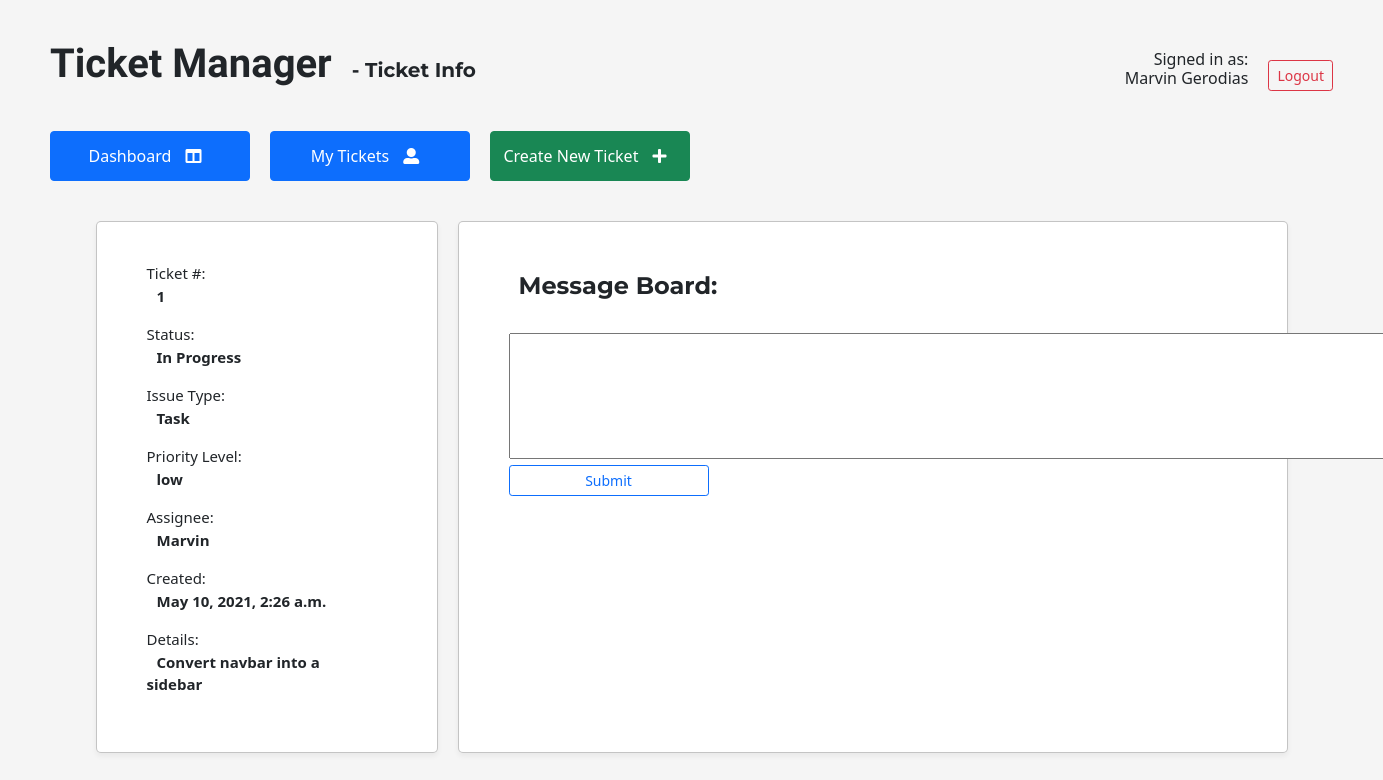
/ticket/1 (signed in), run on an earlier commit of the app's database.
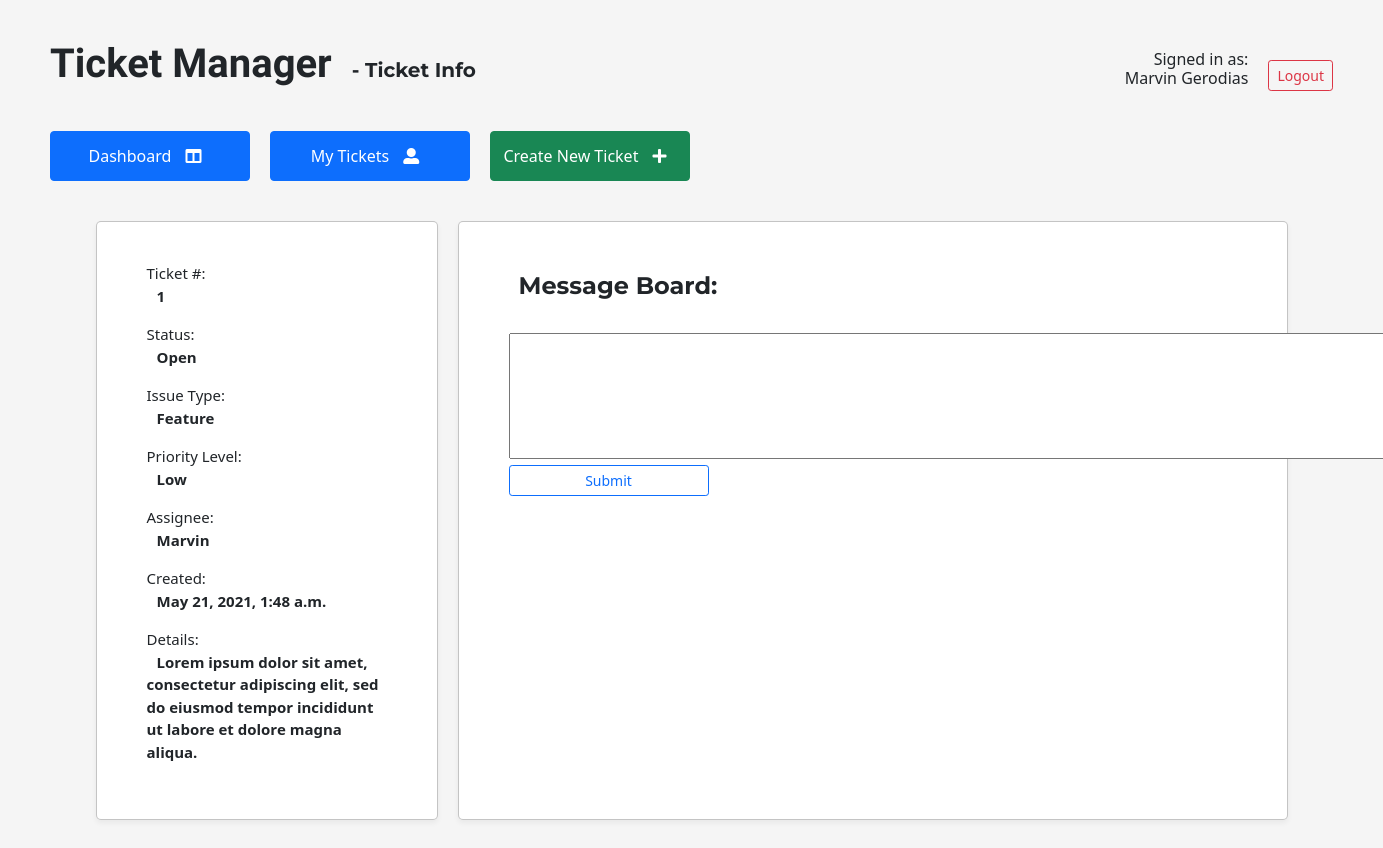
And on a later commit of the database.
### main/models.py (models this page shows)
class User(models.Model):
    fname = models.CharField(max_length=23)
    lname = models.CharField(max_length=23)
    email = models.EmailField(unique=True)
    password = models.CharField(max_length=255)
    created_at = models.DateTimeField(auto_now_add=True)
    updated_at = models.DateTimeField(auto_now=True)
    objects = UserManager()

class Ticket(models.Model):
    status = models.CharField(max_length=255)
    issue_type = models.CharField(max_length=255)
    comment = models.CharField(max_length=255)
    priority_level = models.CharField(max_length=255)
    assigned_to = models.ForeignKey(User, related_name="tickets", on_delete=models.CASCADE)
    created_at = models.DateTimeField(auto_now_add=True)
    updated_at = models.DateTimeField(auto_now=True)
    objects = TicketManager()

### main/views.py (the view)
# urls.py: path('ticket/<int:id>', views.ticket),
def ticket(request, id):
    ticket = Ticket.objects.get(id = id)
    user = User.objects.get(id = request.session['user_id'])
    context = {
        "ticket" : ticket,
        "myuser" : user,
        "chats" : Chat.objects.all().order_by('-id')
    }
    return render(request, 'ticket.html', context)

### main/templates/ticket.html (shortened to what this page needs)
<!DOCTYPE html>
<html>
    <head>
        {% load static %}
        <link rel="stylesheet" href="{% static 'css/style.css' %}">
        <link href="https://cdn.jsdelivr.net/npm/bootstrap@5.0.0/dist/css/bootstrap.min.css" rel="stylesheet">
        <link rel="stylesheet" href="https://use.fontawesome.com/releases/v5.7.0/css/all.css">
    </head>
    <body style="background-color: rgb(245, 245, 245);">
    <div style = "margin: 10px 0 10px 10px; display: flex;">
            <div class = "header" style="width: 100vw;">
                <div class = "title" style="display: flex; justify-content: space-between;">
                    <h1 style="font-weight: bold;">Ticket Manager <span style="font-family: Montserrat, sans-serif; font-size: 20px;">- Ticket Info</span></h1>
                    <div style="text-align: right; display: flex;">
                        <h6>Signed in as:<br/>{{myuser.fname}} {{myuser.lname}}</h6>
                        <a href="/logout"><button type="button" class="btn btn-outline-danger btn-sm">Logout</button></a>
                    </div>
                </div>
                <div class = "nav">
                    <a href="/dashboard"><button type="button" class="btn btn-primary" style="width: 200px">Dashboard <i class="fas fa-columns"></i></button></a>
                    <a href="/mytickets"><button type="button" class="btn btn-primary" style="width: 200px">My Tickets <i class="fas fa-user-alt"></i></button></a>
                    <a href="/newticket"><button type="button" class="btn btn-success" style="width: 200px">Create New Ticket <i class="fas fa-plus"></i></button></a>
                </div>
            </div>
        </div>
        <div class="ticketContainer">
            <div class="card" style="
            border: 1px solid rgba(146, 146, 146, 0.541);
            padding: 10px;
            border-radius: 5px;
            box-shadow: 0px 3px 5px 0.5px rgba(0, 0, 0, 0.048);
            ">
                <div class="ticketInfo">
                    <p>Ticket #: <br/><strong>{{ticket.id}}</strong></p>
                    <p>Status: <br/><strong>{{ticket.status}}</strong></p>
                    <p>Issue Type: <br/><strong>{{ticket.issue_type}}</strong></p>
                    <p>Priority Level: <br/><strong>{{ticket.priority_level}}</strong></p>
                    <p>Assignee: <br/><strong>{{ticket.assigned_to.fname}}</strong></p>
                    <p>Created: <br/><strong>{{ticket.created_at}}</strong></p>
                    <p>Details: <br/><strong>{{ticket.comment}}</strong></p>
                </div>
            </div>
            <div class="card" style="
            border: 1px solid rgba(146, 146, 146, 0.541);
            padding: 10px;
            width: 830px;
            border-radius: 5px;
            box-shadow: 0px 3px 5px 0.5px rgba(0, 0, 0, 0.048);
            ">
                <div class="chatLog">
                    <form action="/commentprocess/{{ticket.id}}" method="POST">
                        <h4 style="font-weight: bold;">Message Board:</h4><br/>
                        <textarea id="chat" name="chat" rows="5" cols="100"></textarea><br/>
                        <button style="margin: auto; width: 200px;" type="submit" class="btn btn-outline-primary btn-sm">Submit</button>
                    </form><br/>
                </div>
            </div>
        </div>
    </body>
</html>

### main/static/css/style.css (style rules this page uses)
* { margin: 10px; }
p { font-size: 15px; }
body { background-color: rgb(245, 245, 245); }
h1 { font-weight: bold; font-family: 'Raleway', sans-serif; }
h4 { font-weight: 800; font-family: 'Montserrat', sans-serif; }
button { font-family: 'Raleway', sans-serif; }
.ticketContainer { display: flex; justify-content: center; margin-top: 10px; }
.ticketInfo { width: 300px; padding: 20px; }
.chatLog { width: auto; padding: 20px; }

What changed in the data, as far as the page shows it:
changed Ticket "Marvin": status "In Progress" → "Open"; issue_type "Task" → "Feature"; priority_level "low" → "Low"; created_at "May 10, 2021, 2:26 a.m." → "May 21, 2021, 1:48 a.m."; comment "Convert navbar into a sidebar" → "Lorem ipsum dolor sit amet, consectetur adipiscing elit, sed do eiusmod tempor incididunt ut labore et dolore magna aliqua."
